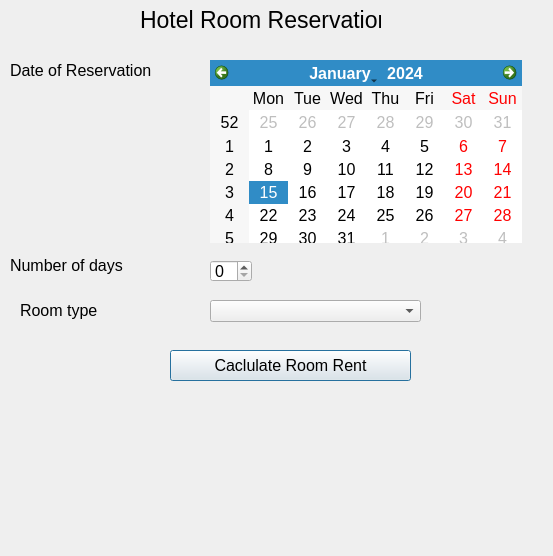
<?xml version="1.0" encoding="UTF-8"?>
<ui version="4.0">
 <class>Dialog</class>
 <widget class="QDialog" name="Dialog">
  <property name="geometry">
   <rect>
    <x>0</x>
    <y>0</y>
    <width>553</width>
    <height>556</height>
   </rect>
  </property>
  <property name="windowTitle">
   <string>Dialog</string>
  </property>
  <widget class="QLabel" name="label">
   <property name="geometry">
    <rect>
     <x>140</x>
     <y>10</y>
     <width>241</width>
     <height>20</height>
    </rect>
   </property>
   <property name="font">
    <font>
     <pointsize>17</pointsize>
    </font>
   </property>
   <property name="text">
    <string>Hotel Room Reservation</string>
   </property>
  </widget>
  <widget class="QLabel" name="label_2">
   <property name="geometry">
    <rect>
     <x>10</x>
     <y>60</y>
     <width>161</width>
     <height>20</height>
    </rect>
   </property>
   <property name="font">
    <font>
     <pointsize>12</pointsize>
    </font>
   </property>
   <property name="text">
    <string>Date of Reservation</string>
   </property>
  </widget>
  <widget class="QLabel" name="label_3">
   <property name="geometry">
    <rect>
     <x>10</x>
     <y>250</y>
     <width>161</width>
     <height>31</height>
    </rect>
   </property>
   <property name="font">
    <font>
     <pointsize>12</pointsize>
    </font>
   </property>
   <property name="text">
    <string>Number of days</string>
   </property>
  </widget>
  <widget class="QCalendarWidget" name="calendarWidget">
   <property name="geometry">
    <rect>
     <x>210</x>
     <y>60</y>
     <width>312</width>
     <height>183</height>
    </rect>
   </property>
   <property name="font">
    <font>
     <pointsize>12</pointsize>
    </font>
   </property>
  </widget>
  <widget class="QSpinBox" name="spinBox">
   <property name="geometry">
    <rect>
     <x>210</x>
     <y>260</y>
     <width>42</width>
     <height>22</height>
    </rect>
   </property>
   <property name="font">
    <font>
     <pointsize>12</pointsize>
    </font>
   </property>
  </widget>
  <widget class="QLabel" name="label_4">
   <property name="geometry">
    <rect>
     <x>20</x>
     <y>300</y>
     <width>111</width>
     <height>20</height>
    </rect>
   </property>
   <property name="font">
    <font>
     <pointsize>12</pointsize>
    </font>
   </property>
   <property name="text">
    <string>Room type</string>
   </property>
  </widget>
  <widget class="QComboBox" name="comboBox">
   <property name="geometry">
    <rect>
     <x>210</x>
     <y>300</y>
     <width>211</width>
     <height>22</height>
    </rect>
   </property>
   <property name="font">
    <font>
     <pointsize>12</pointsize>
    </font>
   </property>
  </widget>
  <widget class="QPushButton" name="pushButton">
   <property name="geometry">
    <rect>
     <x>170</x>
     <y>350</y>
     <width>241</width>
     <height>31</height>
    </rect>
   </property>
   <property name="font">
    <font>
     <pointsize>12</pointsize>
    </font>
   </property>
   <property name="text">
    <string>Caclulate Room Rent</string>
   </property>
  </widget>
  <widget class="QLabel" name="Enteredinfo">
   <property name="geometry">
    <rect>
     <x>20</x>
     <y>400</y>
     <width>501</width>
     <height>51</height>
    </rect>
   </property>
   <property name="font">
    <font>
     <pointsize>12</pointsize>
    </font>
   </property>
   <property name="text">
    <string/>
   </property>
  </widget>
  <widget class="QLabel" name="RoomRentinfo">
   <property name="geometry">
    <rect>
     <x>10</x>
     <y>480</y>
     <width>501</width>
     <height>51</height>
    </rect>
   </property>
   <property name="font">
    <font>
     <pointsize>12</pointsize>
    </font>
   </property>
   <property name="text">
    <string/>
   </property>
  </widget>
 </widget>
 <resources/>
 <connections/>
</ui>
